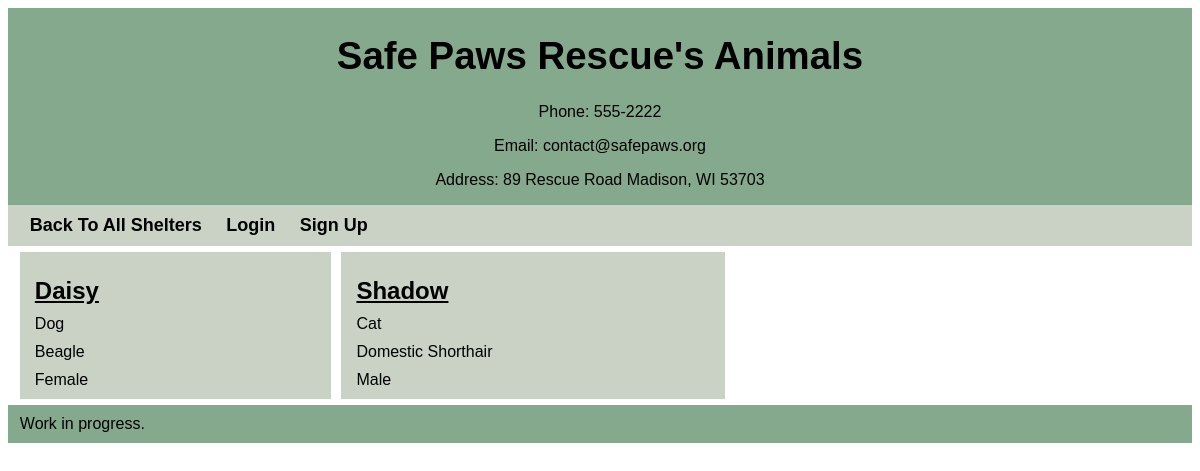
Before: /home/3 with the older database file.
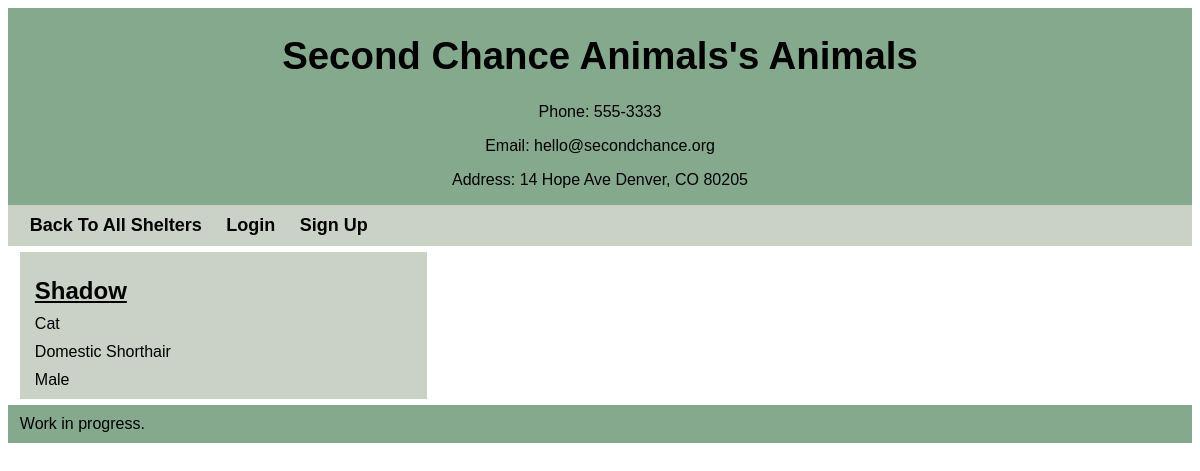
After: the same page with the newer database file.
### tables this page shows
CREATE TABLE Shelter (
        shelter_id INTEGER PRIMARY KEY AUTOINCREMENT,
        name TEXT NOT NULL,
        email TEXT NOT NULL,
        phone TEXT NOT NULL,
        street1 TEXT NOT NULL,
        street2 TEXT,
        city TEXT NOT NULL,
        state TEXT NOT NULL,
        zip TEXT NOT NULL,
        account_id INTEGER,
        date_shelter_added TEXT,
        no_kill BOOLEAN NOT NULL,
        max_dogs INTEGER NOT NULL,
        max_cats INTEGER NOT NULL,
        dogs BOOLEAN NOT NULL,
        cats BOOLEAN NOT NULL,
        shelterPasscode INTEGER NOT NULL,
        FOREIGN KEY (account_id) REFERENCES Account(account_id)
    );

CREATE TABLE Animal (
        animal_id INTEGER PRIMARY KEY AUTOINCREMENT,
        shelter_id INTEGER,
        name TEXT NOT NULL,
        type TEXT NOT NULL,
        breed TEXT NOT NULL,
        sex TEXT NOT NULL,
        foster INTEGER NOT NULL,
        adopt INTEGER NOT NULL,
        status TEXT NOT NULL,
        date_time_arrived TEXT NOT NULL,
        chipped BOOLEAN NOT NULL,
        date_last_vet_visit TEXT NOT NULL,
        vaccines BOOLEAN NOT NULL,
        spayed_neutered BOOLEAN NOT NULL,
        FOREIGN KEY (shelter_id) REFERENCES Shelter(shelter_id)
    );

### app/api.py (the view)
@app.route("/<int:shelterID>", methods = ['GET'])
@app.route("/home/<int:shelterID>", methods = ['GET'])
def main(shelterID = 0):
    conn = sqlite3.connect(DATABASE)
    conn.row_factory = sqlite3.Row
    cursor = conn.cursor()
    shelter = cursor.execute(('SELECT name, street1, phone, email, city, state, zip FROM Shelter WHERE shelter_id = ?'), (shelterID,)).fetchone()
    animals = cursor.execute(('SELECT animal_id, name, type, breed, sex FROM Animal WHERE shelter_id = ?'), (shelterID,)).fetchall()
    conn.close()
    if not shelter:
        return render_template('home.html', animals = animals, loggedIn = current_user.is_authenticated, shelterID = shelterID)
    return render_template('home.html', animals = animals, shelter = shelter, loggedIn = current_user.is_authenticated, shelterID = shelterID)

### app/api.py (called while the page is built, shortened)
@app.before_request
def auto_logout():
    if not current_user.is_authenticated:
        return

### app/templates/home.html (shortened to what this page needs)
<!doctype html>
<html>
<head>
    <link rel="stylesheet" type="text/css" href="{{ url_for('static', filename='style.css') }}">
</head>
<body>
    <div id="container">
        <header>
            <h1>{{ shelter['name'] }}'s Animals</h1>
            <p style="font-size: 1rem;">Phone: {{ shelter['phone'] }}</p>
            <p style="font-size: 1rem;">Email: {{ shelter['email'] }}</p>
            <p style="font-size: 1rem;">Address: {{ shelter['street1'] }} {{ shelter['city'] }}, {{ shelter['state'] }} {{ shelter['zip'] }}</p>
        </header>
        <nav id="navbar">
            <a href = "/index">Back To All Shelters</a>
            {% if current_user.is_authenticated %}
                <a href="{{ url_for('logout') }}" class="nav-button">Logout</a>
            {% else %}
                <a href="/login.html" class="nav-button">Login</a>
                <a href="/signup.html" class="nav-button">Sign Up</a>
            {% endif %}
        </nav>
        <main>
            {% if animals %}
            <div id = "grid">
                {% for animal in animals %}
                    <a href="/animal/{{ animal['animal_id'] }}">
                        <h2>{{ animal['name'] }}</h2>
                        <p>{{ animal['type'] }}</p>
                        <p>{{ animal['breed'] }}</p>
                        <p>{{ animal['sex'] }}</p>
                    </a>
                {% endfor %}
            </div>
            {% endif %}
        </main>
        <footer>Work in progress.</footer>
    </div>
</body>
</html>

Changed rows visible on the page:
removed Animal: name "Daisy", type "Dog", breed "Beagle", sex "Female"
changed Shelter: name "Safe Paws Rescue" → "Second Chance Animals"; phone "555-2222" → "555-3333"; email "contact@safepaws.org" → "hello@secondchance.org"; street1 "89 Rescue Road" → "14 Hope Ave"; city "Madison" → "Denver"; state "WI" → "CO"; zip "53703" → "80205"
